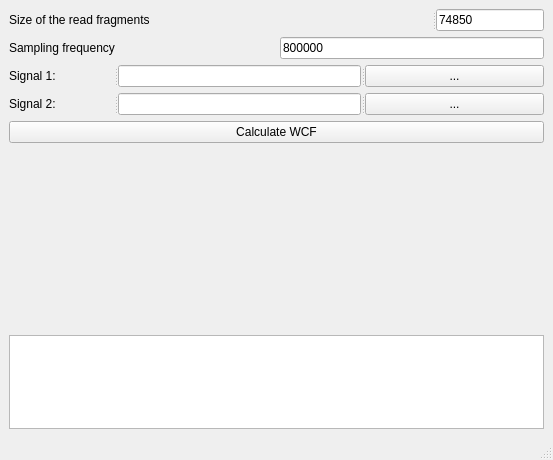
<?xml version="1.0" encoding="UTF-8"?>
<ui version="4.0">
 <class>MainWindow</class>
 <widget class="QMainWindow" name="MainWindow">
  <property name="geometry">
   <rect>
    <x>0</x>
    <y>0</y>
    <width>553</width>
    <height>460</height>
   </rect>
  </property>
  <property name="windowTitle">
   <string>MainWindow</string>
  </property>
  <widget class="QWidget" name="centralwidget">
   <layout class="QGridLayout" name="gridLayout" rowstretch="0,0,0,0,0,0,0,0,0,0">
    <property name="sizeConstraint">
     <enum>QLayout::SetDefaultConstraint</enum>
    </property>
    <item row="9" column="0">
     <widget class="QTextEdit" name="te_info">
      <property name="sizePolicy">
       <sizepolicy hsizetype="Preferred" vsizetype="Preferred">
        <horstretch>0</horstretch>
        <verstretch>0</verstretch>
       </sizepolicy>
      </property>
      <property name="textInteractionFlags">
       <set>Qt::TextSelectableByKeyboard|Qt::TextSelectableByMouse</set>
      </property>
     </widget>
    </item>
    <item row="6" column="0">
     <widget class="QSplitter" name="splitter_2">
      <property name="orientation">
       <enum>Qt::Horizontal</enum>
      </property>
      <widget class="QLabel" name="label_2">
       <property name="text">
        <string>Signal 2:</string>
       </property>
      </widget>
      <widget class="QLineEdit" name="le_filename2">
       <property name="text">
        <string/>
       </property>
      </widget>
      <widget class="QPushButton" name="openFile2">
       <property name="text">
        <string>...</string>
       </property>
      </widget>
     </widget>
    </item>
    <item row="8" column="0">
     <widget class="QCustomPlot" name="risunok" native="true">
      <property name="minimumSize">
       <size>
        <width>0</width>
        <height>180</height>
       </size>
      </property>
     </widget>
    </item>
    <item row="3" column="0">
     <layout class="QHBoxLayout" name="horizontalLayout">
      <item>
       <widget class="QLabel" name="label_4">
        <property name="text">
         <string>Sampling frequency</string>
        </property>
        <property name="alignment">
         <set>Qt::AlignLeading|Qt::AlignLeft|Qt::AlignVCenter</set>
        </property>
       </widget>
      </item>
      <item>
       <widget class="QLineEdit" name="le_fd">
        <property name="sizePolicy">
         <sizepolicy hsizetype="Preferred" vsizetype="Fixed">
          <horstretch>0</horstretch>
          <verstretch>0</verstretch>
         </sizepolicy>
        </property>
        <property name="minimumSize">
         <size>
          <width>0</width>
          <height>0</height>
         </size>
        </property>
        <property name="text">
         <string>800000</string>
        </property>
       </widget>
      </item>
     </layout>
    </item>
    <item row="5" column="0">
     <widget class="QSplitter" name="splitter">
      <property name="orientation">
       <enum>Qt::Horizontal</enum>
      </property>
      <widget class="QLabel" name="label">
       <property name="text">
        <string>Signal 1:</string>
       </property>
      </widget>
      <widget class="QLineEdit" name="le_filename1">
       <property name="text">
        <string/>
       </property>
      </widget>
      <widget class="QPushButton" name="openFile1">
       <property name="text">
        <string>...</string>
       </property>
      </widget>
     </widget>
    </item>
    <item row="7" column="0">
     <widget class="QPushButton" name="pb_VKF_exec">
      <property name="text">
       <string>Calculate WCF</string>
      </property>
     </widget>
    </item>
    <item row="1" column="0">
     <widget class="QSplitter" name="splitter_3">
      <property name="orientation">
       <enum>Qt::Horizontal</enum>
      </property>
      <widget class="QLabel" name="label_3">
       <property name="sizePolicy">
        <sizepolicy hsizetype="Preferred" vsizetype="Fixed">
         <horstretch>50</horstretch>
         <verstretch>20</verstretch>
        </sizepolicy>
       </property>
       <property name="minimumSize">
        <size>
         <width>50</width>
         <height>20</height>
        </size>
       </property>
       <property name="text">
        <string>Size of the read fragments</string>
       </property>
       <property name="alignment">
        <set>Qt::AlignLeading|Qt::AlignLeft|Qt::AlignVCenter</set>
       </property>
      </widget>
      <widget class="QLineEdit" name="le_razm">
       <property name="sizePolicy">
        <sizepolicy hsizetype="Preferred" vsizetype="Fixed">
         <horstretch>0</horstretch>
         <verstretch>0</verstretch>
        </sizepolicy>
       </property>
       <property name="text">
        <string>74850</string>
       </property>
      </widget>
     </widget>
    </item>
   </layout>
  </widget>
  <widget class="QMenuBar" name="menubar">
   <property name="geometry">
    <rect>
     <x>0</x>
     <y>0</y>
     <width>553</width>
     <height>23</height>
    </rect>
   </property>
  </widget>
  <widget class="QStatusBar" name="statusbar"/>
 </widget>
 <customwidgets>
  <customwidget>
   <class>QCustomPlot</class>
   <extends>QWidget</extends>
   <header>QCustomPlot.h</header>
   <container>1</container>
  </customwidget>
 </customwidgets>
 <resources/>
 <connections/>
</ui>
